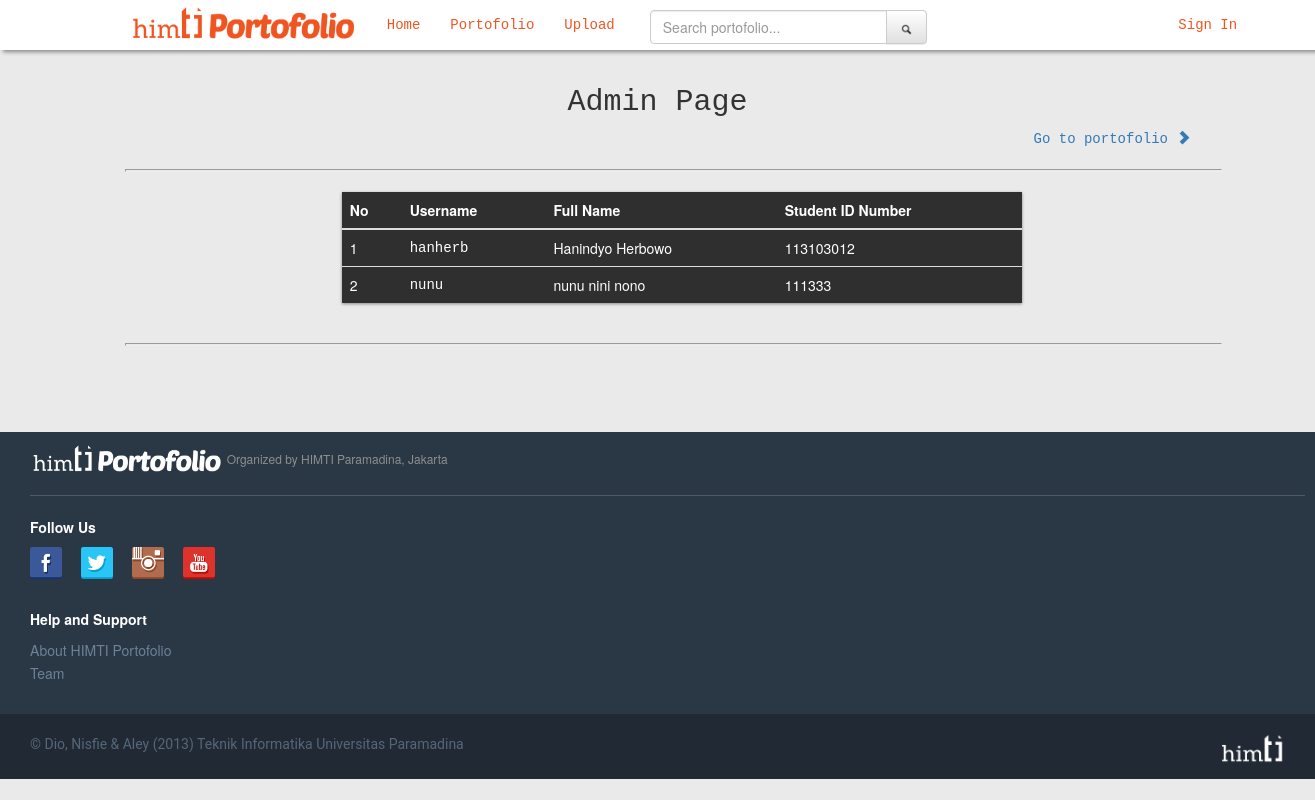
Before: /admin-page.php with the older database file.
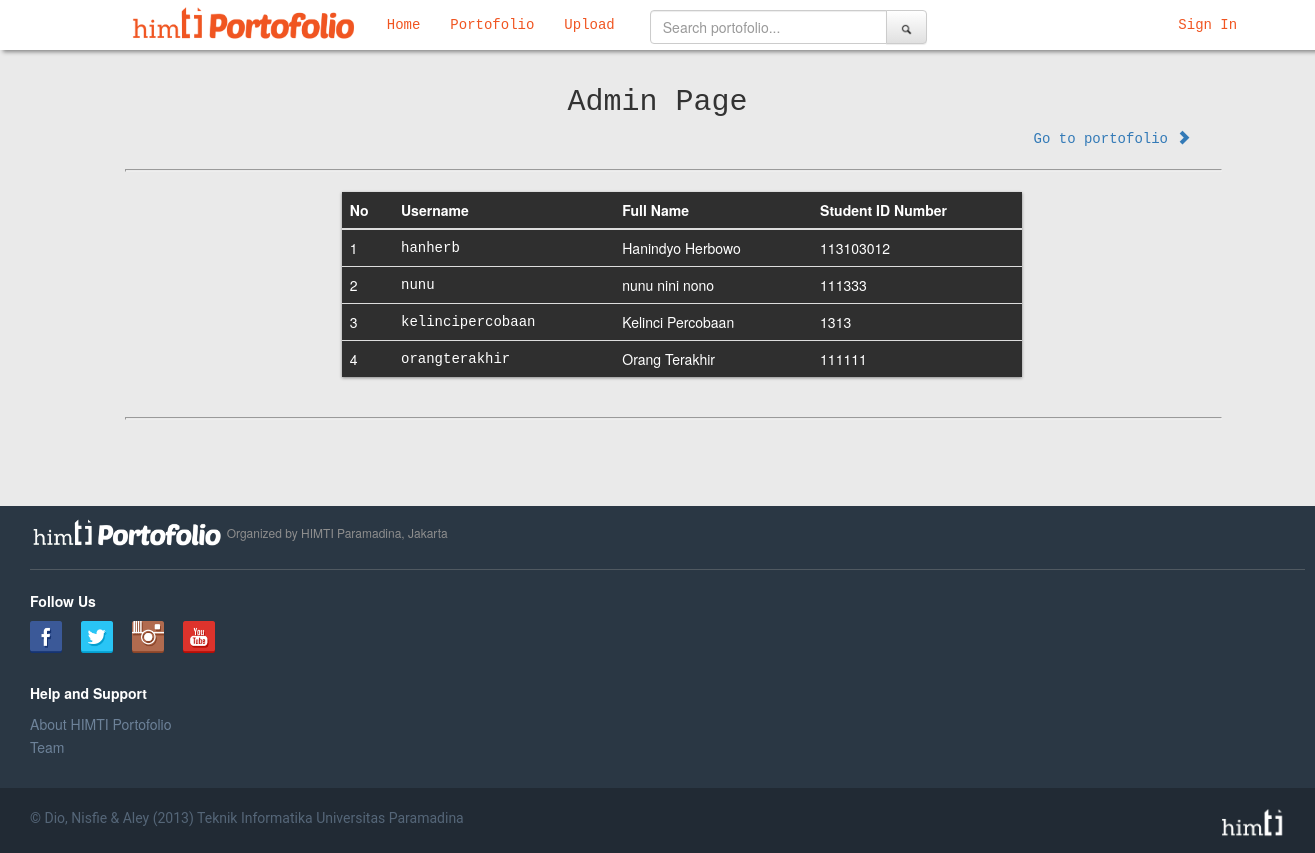
After: the same page with the newer database file.
### tables this page shows
CREATE TABLE IF NOT EXISTS `user` (
`id_number` int(11) NOT NULL,
  `nim` varchar(20) NOT NULL,
  `username` varchar(20) NOT NULL,
  `email` varchar(50) NOT NULL,
  `password` varchar(100) NOT NULL,
  `fullname` varchar(50) NOT NULL,
  `year` int(10) NOT NULL,
  `avatar` text NOT NULL,
  `block` int(10) NOT NULL
);

### admin-page.php (the view, shortened to what this page needs)
<!DOCTYPE html>
<html>
<head>
  <?php include 'source.php' ?>;
</head>
<body>
  <?php
    include 'nav.php';
  ?>
  <div class="container col-md-offset-1 col-md-10 admin-page ">
    <h2 class="text-center"> Admin Page </h2>
    <a href="portofolio.php">Go to portofolio <span class="glyphicon glyphicon-chevron-right"></span></a>
    <hr class="col-md-12">
    <div class="admin-page-table col-md-offset-1 col-md-8">
        <table class="col-md-offset-2 col-md-4 table table-hover">
          <thead>
            <tr>
              <th>No</th>
              <th>Username</th>
              <th>Full Name</th>
              <th>Student ID Number</th>
            </tr>
          </thead>
          <tbody>
            <?php
              $no = 1;
              $sql = "SELECT * FROM user";
              $result = mysql_query($sql);
              while ($row = mysql_fetch_array($result)) {
                if($row['username'] != "admin") {
                  echo '<tr>
                          <td>'.$no.'</td>
                          <td><a href ="myprofile.php?id='.$row["username"].'">'.$row["username"].'</a></td>
                          <td>'.$row["fullname"].'</td>
                          <td>'.$row["nim"].'</td>
                        </tr>';
                  $no = $no + 1;
                }
              }
            ?>
          </tbody>
        </table>
      </div>
    <hr class="col-md-12">
  </div>
   <?php include 'footer.php' ?>
</body>
</html>

Changed rows visible on the page:
added user: username "kelincipercobaan", fullname "Kelinci Percobaan", nim "1313"
added user: username "orangterakhir", fullname "Orang Terakhir", nim "111111"
